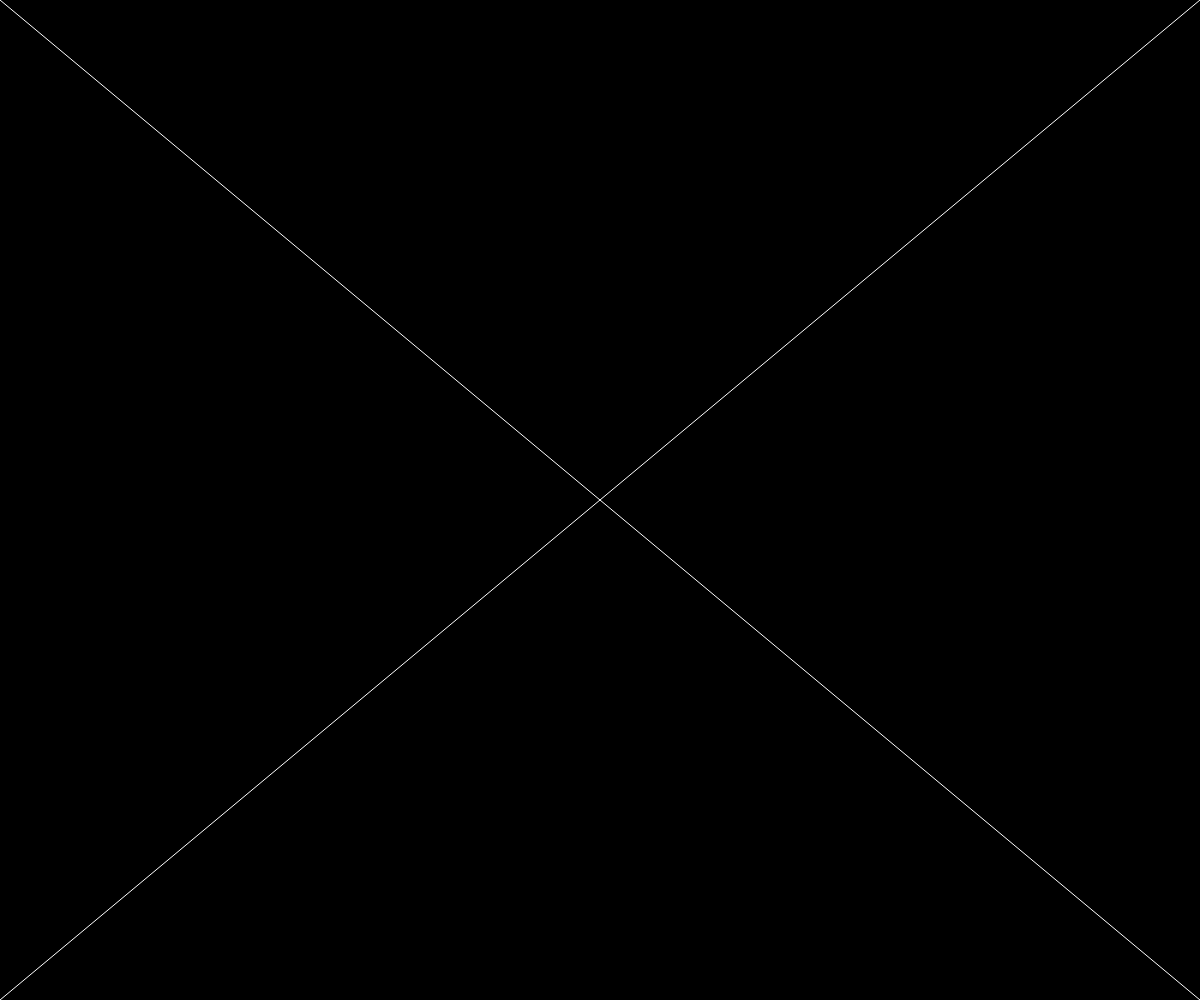
Frame 1 (no input)
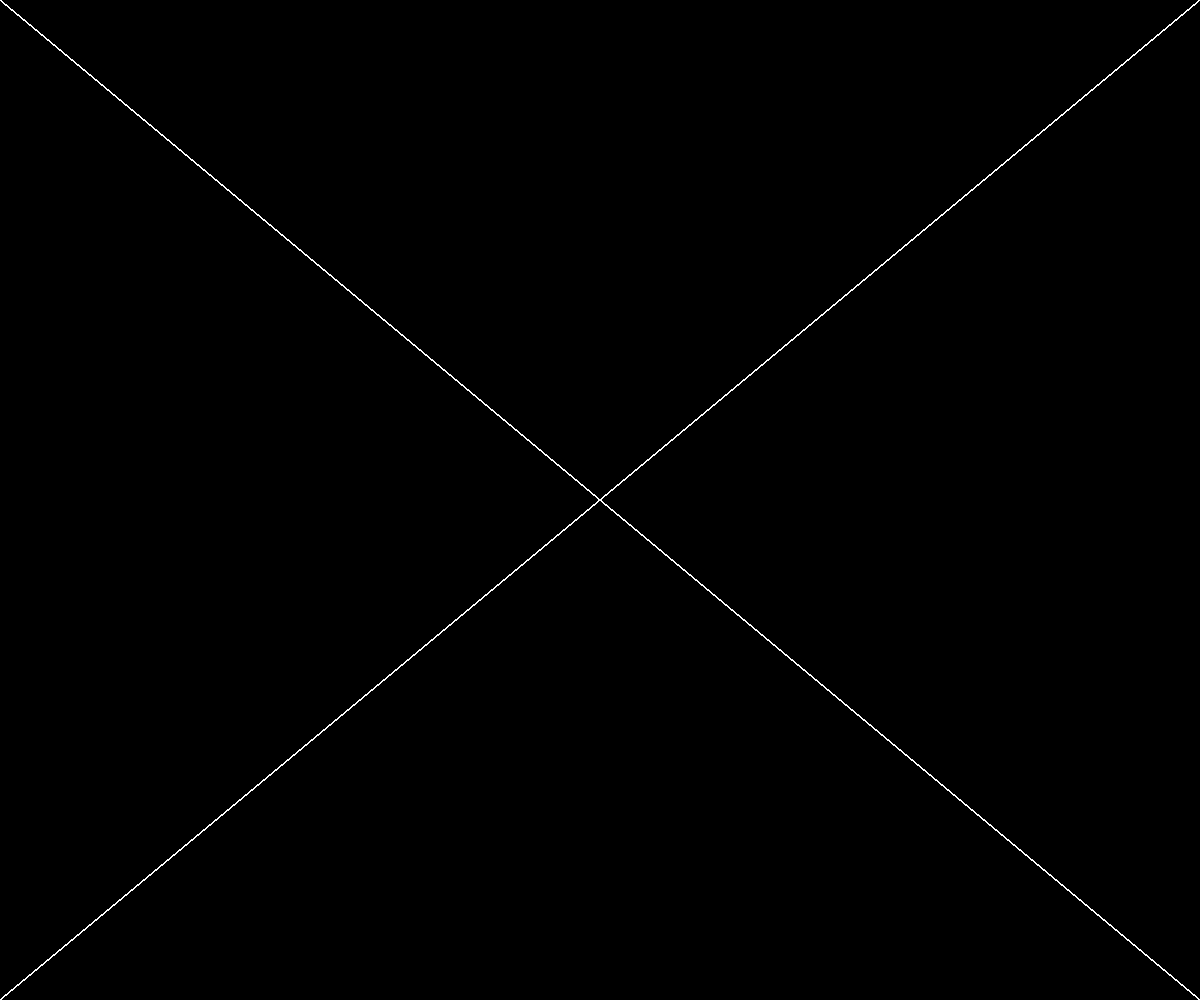
Frame 60 (no input)
Frame 120 (the mouse pressed at the canvas centre since frame 60): identical to frame 60, image omitted

The p5.js sketch that drew these frames (run headless with seeded random() and noise() and a simulated clock; from frame 60 on, the mouse is pressed at the canvas centre):

// p5.js sketch
// ── sketch.js
function setup() {
  createCanvas(windowWidth, windowHeight); 
  background(0);  
  
} 

function draw() {  
  stroke(255,255,255)
  line(mouseX, mouseY, windowWidth/2, windowHeight/2 );
  line(mouseX, windowHeight-mouseY, windowWidth/2, windowHeight/2);
  line(windowWidth-mouseX, mouseY, windowWidth/2, windowHeight/2);
  line(windowWidth-mouseX, windowHeight-mouseY, windowWidth/2, windowHeight/2);
  
}

function windowResized(){
      resizeCanvas(windowWidth, windowHeight);
      background(0);
  }
